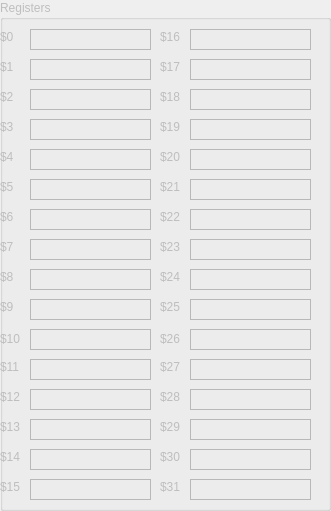
   <widget class="QGroupBox" name="groupBox">
    <property name="enabled">
     <bool>false</bool>
    </property>
    <property name="geometry">
     <rect>
      <x>340</x>
      <y>31</y>
      <width>331</width>
      <height>511</height>
     </rect>
    </property>
    <property name="contextMenuPolicy">
     <enum>Qt::NoContextMenu</enum>
    </property>
    <property name="styleSheet">
     <string notr="true">nameEdit-&gt;setStyleSheet(&quot;background-color: rgb(97, 194, 255)&quot;);</string>
    </property>
    <property name="title">
     <string>Registers</string>
    </property>
    <property name="flat">
     <bool>true</bool>
    </property>
    <property name="checkable">
     <bool>false</bool>
    </property>
    <property name="checked">
     <bool>false</bool>
    </property>
    <widget class="QLabel" name="label_14">
     <property name="enabled">
      <bool>false</bool>
     </property>
     <property name="geometry">
      <rect>
       <x>0</x>
       <y>239</y>
       <width>31</width>
       <height>16</height>
      </rect>
     </property>
     <property name="text">
      <string>$7</string>
     </property>
    </widget>
    <widget class="QLabel" name="r7Label">
     <property name="enabled">
      <bool>false</bool>
     </property>
     <property name="geometry">
      <rect>
       <x>30</x>
       <y>239</y>
       <width>121</width>
       <height>21</height>
      </rect>
     </property>
     <property name="frameShape">
      <enum>QFrame::StyledPanel</enum>
     </property>
     <property name="text">
      <string/>
     </property>
    </widget>
    <widget class="QLabel" name="label_12">
     <property name="enabled">
      <bool>false</bool>
     </property>
     <property name="geometry">
      <rect>
       <x>0</x>
       <y>149</y>
       <width>31</width>
       <height>16</height>
      </rect>
     </property>
     <property name="text">
      <string>$4</string>
     </property>
    </widget>
    <widget class="QLabel" name="r0Label">
     <property name="enabled">
      <bool>false</bool>
     </property>
     <property name="geometry">
      <rect>
       <x>30</x>
       <y>29</y>
       <width>121</width>
       <height>21</height>
      </rect>
     </property>
     <property name="frameShape">
      <enum>QFrame::StyledPanel</enum>
     </property>
     <property name="text">
      <string/>
     </property>
    </widget>
    <widget class="QLabel" name="r9Label">
     <property name="enabled">
      <bool>false</bool>
     </property>
     <property name="geometry">
      <rect>
       <x>30</x>
       <y>299</y>
       <width>121</width>
       <height>21</height>
      </rect>
     </property>
     <property name="frameShape">
      <enum>QFrame::StyledPanel</enum>
     </property>
     <property name="text">
      <string/>
     </property>
    </widget>
    <widget class="QLabel" name="r15Label">
     <property name="enabled">
      <bool>false</bool>
     </property>
     <property name="geometry">
      <rect>
       <x>30</x>
       <y>479</y>
       <width>121</width>
       <height>21</height>
      </rect>
     </property>
     <property name="frameShape">
      <enum>QFrame::StyledPanel</enum>
     </property>
     <property name="text">
      <string/>
     </property>
    </widget>
    <widget class="QLabel" name="label_6">
     <property name="enabled">
      <bool>false</bool>
     </property>
     <property name="geometry">
      <rect>
       <x>0</x>
       <y>59</y>
       <width>31</width>
       <height>16</height>
      </rect>
     </property>
     <property name="text">
      <string>$1</string>
     </property>
    </widget>
    <widget class="QLabel" name="r8Label">
     <property name="enabled">
      <bool>false</bool>
     </property>
     <property name="geometry">
      <rect>
       <x>30</x>
       <y>269</y>
       <width>121</width>
       <height>21</height>
      </rect>
     </property>
     <property name="frameShape">
      <enum>QFrame::StyledPanel</enum>
     </property>
     <property name="text">
      <string/>
     </property>
    </widget>
    <widget class="QLabel" name="r11Label">
     <property name="enabled">
      <bool>false</bool>
     </property>
     <property name="geometry">
      <rect>
       <x>30</x>
       <y>359</y>
       <width>121</width>
       <height>21</height>
      </rect>
     </property>
     <property name="frameShape">
      <enum>QFrame::StyledPanel</enum>
     </property>
     <property name="text">
      <string/>
     </property>
    </widget>
    <widget class="QLabel" name="label_4">
     <property name="enabled">
      <bool>false</bool>
     </property>
     <property name="geometry">
      <rect>
       <x>0</x>
       <y>29</y>
       <width>31</width>
       <height>16</height>
      </rect>
     </property>
     <property name="text">
      <string>$0</string>
     </property>
    </widget>
    <widget class="QLabel" name="r10Label">
     <property name="enabled">
      <bool>false</bool>
     </property>
     <property name="geometry">
      <rect>
       <x>30</x>
       <y>329</y>
       <width>121</width>
       <height>21</height>
      </rect>
     </property>
     <property name="frameShape">
      <enum>QFrame::StyledPanel</enum>
     </property>
     <property name="text">
      <string/>
     </property>
    </widget>
    <widget class="QLabel" name="label_31">
     <property name="enabled">
      <bool>false</bool>
     </property>
     <property name="geometry">
      <rect>
       <x>0</x>
       <y>479</y>
       <width>31</width>
       <height>16</height>
      </rect>
     </property>
     <property name="text">
      <string>$15</string>
     </property>
    </widget>
    <widget class="QLabel" name="label_25">
     <property name="enabled">
      <bool>false</bool>
     </property>
     <property name="geometry">
      <rect>
       <x>0</x>
       <y>329</y>
       <width>31</width>
       <height>20</height>
      </rect>
     </property>
     <property name="text">
      <string>$10</string>
     </property>
    </widget>
    <widget class="QLabel" name="r3Label">
     <property name="enabled">
      <bool>false</bool>
     </property>
     <property name="geometry">
      <rect>
       <x>30</x>
       <y>119</y>
       <width>121</width>
       <height>21</height>
      </rect>
     </property>
     <property name="frameShape">
      <enum>QFrame::StyledPanel</enum>
     </property>
     <property name="text">
      <string/>
     </property>
    </widget>
    <widget class="QLabel" name="label_23">
     <property name="enabled">
      <bool>false</bool>
     </property>
     <property name="geometry">
      <rect>
       <x>0</x>
       <y>419</y>
       <width>31</width>
       <height>16</height>
      </rect>
     </property>
     <property name="text">
      <string>$13</string>
     </property>
    </widget>
    <widget class="QLabel" name="r5Label">
     <property name="enabled">
      <bool>false</bool>
     </property>
     <property name="geometry">
      <rect>
       <x>30</x>
       <y>179</y>
       <width>121</width>
       <height>21</height>
      </rect>
     </property>
     <property name="frameShape">
      <enum>QFrame::StyledPanel</enum>
     </property>
     <property name="text">
      <string/>
     </property>
    </widget>
    <widget class="QLabel" name="r4Label">
     <property name="enabled">
      <bool>false</bool>
     </property>
     <property name="geometry">
      <rect>
       <x>30</x>
       <y>149</y>
       <width>121</width>
       <height>21</height>
      </rect>
     </property>
     <property name="frameShape">
      <enum>QFrame::StyledPanel</enum>
     </property>
     <property name="text">
      <string/>
     </property>
    </widget>
    <widget class="QLabel" name="label_10">
     <property name="enabled">
      <bool>false</bool>
     </property>
     <property name="geometry">
      <rect>
       <x>0</x>
       <y>119</y>
       <width>31</width>
       <height>16</height>
      </rect>
     </property>
     <property name="text">
      <string>$3</string>
     </property>
    </widget>
    <widget class="QLabel" name="r13Label">
     <property name="enabled">
      <bool>false</bool>
     </property>
     <property name="geometry">
      <rect>
       <x>30</x>
       <y>419</y>
       <width>121</width>
       <height>21</height>
      </rect>
     </property>
     <property name="frameShape">
      <enum>QFrame::StyledPanel</enum>
     </property>
     <property name="text">
      <string/>
     </property>
    </widget>
    <widget class="QLabel" name="label_22">
     <property name="enabled">
      <bool>false</bool>
     </property>
     <property name="geometry">
      <rect>
       <x>0</x>
       <y>359</y>
       <width>31</width>
       <height>16</height>
      </rect>
     </property>
     <property name="text">
      <string>$11</string>
     </property>
    </widget>
    <widget class="QLabel" name="label_16">
     <property name="enabled">
      <bool>false</bool>
     </property>
     <property name="geometry">
      <rect>
       <x>0</x>
       <y>269</y>
       <width>31</width>
       <height>16</height>
      </rect>
     </property>
     <property name="text">
      <string>$8</string>
     </property>
    </widget>
    <widget class="QLabel" name="label_15">
     <property name="enabled">
      <bool>false</bool>
     </property>
     <property name="geometry">
      <rect>
       <x>0</x>
       <y>299</y>
       <width>31</width>
       <height>16</height>
      </rect>
     </property>
     <property name="text">
      <string>$9</string>
     </property>
    </widget>
    <widget class="QLabel" name="label_8">
     <property name="enabled">
      <bool>false</bool>
     </property>
     <property name="geometry">
      <rect>
       <x>0</x>
       <y>89</y>
       <width>31</width>
       <height>16</height>
      </rect>
     </property>
     <property name="text">
      <string>$2</string>
     </property>
    </widget>
    <widget class="QLabel" name="r12Label">
     <property name="enabled">
      <bool>false</bool>
     </property>
     <property name="geometry">
      <rect>
       <x>30</x>
       <y>389</y>
       <width>121</width>
       <height>21</height>
      </rect>
     </property>
     <property name="frameShape">
      <enum>QFrame::StyledPanel</enum>
     </property>
     <property name="text">
      <string/>
     </property>
    </widget>
    <widget class="QLabel" name="r6Label">
     <property name="enabled">
      <bool>false</bool>
     </property>
     <property name="geometry">
      <rect>
       <x>30</x>
       <y>209</y>
       <width>121</width>
       <height>21</height>
      </rect>
     </property>
     <property name="frameShape">
      <enum>QFrame::StyledPanel</enum>
     </property>
     <property name="text">
      <string/>
     </property>
    </widget>
    <widget class="QLabel" name="label_17">
     <property name="enabled">
      <bool>false</bool>
     </property>
     <property name="geometry">
      <rect>
       <x>0</x>
       <y>179</y>
       <width>31</width>
       <height>16</height>
      </rect>
     </property>
     <property name="text">
      <string>$5</string>
     </property>
    </widget>
    <widget class="QLabel" name="label_30">
     <property name="enabled">
      <bool>false</bool>
     </property>
     <property name="geometry">
      <rect>
       <x>0</x>
       <y>449</y>
       <width>31</width>
       <height>16</height>
      </rect>
     </property>
     <property name="text">
      <string>$14</string>
     </property>
    </widget>
    <widget class="QLabel" name="label_24">
     <property name="enabled">
      <bool>false</bool>
     </property>
     <property name="geometry">
      <rect>
       <x>0</x>
       <y>389</y>
       <width>31</width>
       <height>16</height>
      </rect>
     </property>
     <property name="text">
      <string>$12</string>
     </property>
    </widget>
    <widget class="QLabel" name="r1Label">
     <property name="enabled">
      <bool>false</bool>
     </property>
     <property name="geometry">
      <rect>
       <x>30</x>
       <y>59</y>
       <width>121</width>
       <height>21</height>
      </rect>
     </property>
     <property name="frameShape">
      <enum>QFrame::StyledPanel</enum>
     </property>
     <property name="text">
      <string/>
     </property>
    </widget>
    <widget class="QLabel" name="r14Label">
     <property name="enabled">
      <bool>false</bool>
     </property>
     <property name="geometry">
      <rect>
       <x>30</x>
       <y>449</y>
       <width>121</width>
       <height>21</height>
      </rect>
     </property>
     <property name="frameShape">
      <enum>QFrame::StyledPanel</enum>
     </property>
     <property name="text">
      <string/>
     </property>
    </widget>
    <widget class="QLabel" name="r2Label">
     <property name="enabled">
      <bool>false</bool>
     </property>
     <property name="geometry">
      <rect>
       <x>30</x>
       <y>89</y>
       <width>121</width>
       <height>21</height>
      </rect>
     </property>
     <property name="frameShape">
      <enum>QFrame::StyledPanel</enum>
     </property>
     <property name="text">
      <string/>
     </property>
    </widget>
    <widget class="QLabel" name="label_34">
     <property name="enabled">
      <bool>false</bool>
     </property>
     <property name="geometry">
      <rect>
       <x>0</x>
       <y>209</y>
       <width>31</width>
       <height>16</height>
      </rect>
     </property>
     <property name="text">
      <string>$6</string>
     </property>
    </widget>
    <widget class="QLabel" name="label_13">
     <property name="enabled">
      <bool>false</bool>
     </property>
     <property name="geometry">
      <rect>
       <x>160</x>
       <y>149</y>
       <width>31</width>
       <height>16</height>
      </rect>
     </property>
     <property name="text">
      <string>$20</string>
     </property>
    </widget>
    <widget class="QLabel" name="label_18">
     <property name="enabled">
      <bool>false</bool>
     </property>
     <property name="geometry">
      <rect>
       <x>160</x>
       <y>299</y>
       <width>31</width>
       <height>16</height>
      </rect>
     </property>
     <property name="text">
      <string>$25</string>
     </property>
    </widget>
    <widget class="QLabel" name="r20Label">
     <property name="enabled">
      <bool>false</bool>
     </property>
     <property name="geometry">
      <rect>
       <x>190</x>
       <y>149</y>
       <width>121</width>
       <height>21</height>
      </rect>
     </property>
     <property name="frameShape">
      <enum>QFrame::StyledPanel</enum>
     </property>
     <property name="text">
      <string/>
     </property>
    </widget>
    <widget class="QLabel" name="r26Label">
     <property name="enabled">
      <bool>false</bool>
     </property>
     <property name="geometry">
      <rect>
       <x>190</x>
       <y>329</y>
       <width>121</width>
       <height>21</height>
      </rect>
     </property>
     <property name="frameShape">
      <enum>QFrame::StyledPanel</enum>
     </property>
     <property name="text">
      <string/>
     </property>
    </widget>
    <widget class="QLabel" name="r28Label">
     <property name="enabled">
      <bool>false</bool>
     </property>
     <property name="geometry">
      <rect>
       <x>190</x>
       <y>389</y>
       <width>121</width>
       <height>21</height>
      </rect>
     </property>
     <property name="frameShape">
      <enum>QFrame::StyledPanel</enum>
     </property>
     <property name="text">
      <string/>
     </property>
    </widget>
    <widget class="QLabel" name="r23Label">
     <property name="enabled">
      <bool>false</bool>
     </property>
     <property name="geometry">
      <rect>
       <x>190</x>
       <y>239</y>
       <width>121</width>
       <height>21</height>
      </rect>
     </property>
     <property name="frameShape">
      <enum>QFrame::StyledPanel</enum>
     </property>
     <property name="text">
      <string/>
     </property>
    </widget>
    <widget class="QLabel" name="r18Label">
     <property name="enabled">
      <bool>false</bool>
     </property>
     <property name="geometry">
      <rect>
       <x>190</x>
       <y>89</y>
       <width>121</width>
       <height>21</height>
      </rect>
     </property>
     <property name="frameShape">
      <enum>QFrame::StyledPanel</enum>
     </property>
     <property name="text">
      <string/>
     </property>
    </widget>
    <widget class="QLabel" name="r16Label">
     <property name="enabled">
      <bool>false</bool>
     </property>
     <property name="geometry">
      <rect>
       <x>190</x>
       <y>29</y>
       <width>121</width>
       <height>21</height>
      </rect>
     </property>
     <property name="frameShape">
      <enum>QFrame::StyledPanel</enum>
     </property>
     <property name="text">
      <string/>
     </property>
    </widget>
    <widget class="QLabel" name="r30Label">
     <property name="enabled">
      <bool>false</bool>
     </property>
     <property name="geometry">
      <rect>
       <x>190</x>
       <y>449</y>
       <width>121</width>
       <height>21</height>
      </rect>
     </property>
     <property name="frameShape">
      <enum>QFrame::StyledPanel</enum>
     </property>
     <property name="text">
      <string/>
     </property>
    </widget>
    <widget class="QLabel" name="r21Label">
     <property name="enabled">
      <bool>false</bool>
     </property>
     <property name="geometry">
      <rect>
       <x>190</x>
       <y>179</y>
       <width>121</width>
       <height>21</height>
      </rect>
     </property>
     <property name="frameShape">
      <enum>QFrame::StyledPanel</enum>
     </property>
     <property name="text">
      <string/>
     </property>
    </widget>
    <widget class="QLabel" name="r25Label">
     <property name="enabled">
      <bool>false</bool>
     </property>
     <property name="geometry">
      <rect>
       <x>190</x>
       <y>299</y>
       <width>121</width>
       <height>21</height>
      </rect>
     </property>
     <property name="frameShape">
      <enum>QFrame::StyledPanel</enum>
     </property>
     <property name="text">
      <string/>
     </property>
    </widget>
    <widget class="QLabel" name="label_26">
     <property name="enabled">
      <bool>false</bool>
     </property>
     <property name="geometry">
      <rect>
       <x>160</x>
       <y>389</y>
       <width>31</width>
       <height>16</height>
      </rect>
     </property>
     <property name="text">
      <string>$28</string>
     </property>
    </widget>
    <widget class="QLabel" name="label_32">
     <property name="enabled">
      <bool>false</bool>
     </property>
     <property name="geometry">
      <rect>
       <x>160</x>
       <y>449</y>
       <width>31</width>
       <height>16</height>
      </rect>
     </property>
     <property name="text">
      <string>$30</string>
     </property>
    </widget>
    <widget class="QLabel" name="label_35">
     <property name="enabled">
      <bool>false</bool>
     </property>
     <property name="geometry">
      <rect>
       <x>160</x>
       <y>209</y>
       <width>31</width>
       <height>16</height>
      </rect>
     </property>
     <property name="text">
      <string>$22</string>
     </property>
    </widget>
    <widget class="QLabel" name="r27Label">
     <property name="enabled">
      <bool>false</bool>
     </property>
     <property name="geometry">
      <rect>
       <x>190</x>
       <y>359</y>
       <width>121</width>
       <height>21</height>
      </rect>
     </property>
     <property name="frameShape">
      <enum>QFrame::StyledPanel</enum>
     </property>
     <property name="text">
      <string/>
     </property>
    </widget>
    <widget class="QLabel" name="label_5">
     <property name="enabled">
      <bool>false</bool>
     </property>
     <property name="geometry">
      <rect>
       <x>160</x>
       <y>29</y>
       <width>31</width>
       <height>16</height>
      </rect>
     </property>
     <property name="text">
      <string>$16</string>
     </property>
    </widget>
    <widget class="QLabel" name="label_19">
     <property name="enabled">
      <bool>false</bool>
     </property>
     <property name="geometry">
      <rect>
       <x>160</x>
       <y>239</y>
       <width>31</width>
       <height>16</height>
      </rect>
     </property>
     <property name="text">
      <string>$23</string>
     </property>
    </widget>
    <widget class="QLabel" name="r17Label">
     <property name="enabled">
      <bool>false</bool>
     </property>
     <property name="geometry">
      <rect>
       <x>190</x>
       <y>59</y>
       <width>121</width>
       <height>21</height>
      </rect>
     </property>
     <property name="frameShape">
      <enum>QFrame::StyledPanel</enum>
     </property>
     <property name="text">
      <string/>
     </property>
    </widget>
    <widget class="QLabel" name="r24Label">
     <property name="enabled">
      <bool>false</bool>
     </property>
     <property name="geometry">
      <rect>
       <x>190</x>
       <y>269</y>
       <width>121</width>
       <height>21</height>
      </rect>
     </property>
     <property name="frameShape">
      <enum>QFrame::StyledPanel</enum>
     </property>
     <property name="text">
      <string/>
     </property>
    </widget>
    <widget class="QLabel" name="r22Label">
     <property name="enabled">
      <bool>false</bool>
     </property>
     <property name="geometry">
      <rect>
       <x>190</x>
       <y>209</y>
       <width>121</width>
       <height>21</height>
      </rect>
     </property>
     <property name="frameShape">
      <enum>QFrame::StyledPanel</enum>
     </property>
     <property name="text">
      <string/>
     </property>
    </widget>
    <widget class="QLabel" name="label_27">
     <property name="enabled">
      <bool>false</bool>
     </property>
     <property name="geometry">
      <rect>
       <x>160</x>
       <y>329</y>
       <width>31</width>
       <height>20</height>
      </rect>
     </property>
     <property name="text">
      <string>$26</string>
     </property>
    </widget>
    <widget class="QLabel" name="label_11">
     <property name="enabled">
      <bool>false</bool>
     </property>
     <property name="geometry">
      <rect>
       <x>160</x>
       <y>119</y>
       <width>31</width>
       <height>16</height>
      </rect>
     </property>
     <property name="text">
      <string>$19</string>
     </property>
    </widget>
    <widget class="QLabel" name="label_20">
     <property name="enabled">
      <bool>false</bool>
     </property>
     <property name="geometry">
      <rect>
       <x>160</x>
       <y>269</y>
       <width>31</width>
       <height>16</height>
      </rect>
     </property>
     <property name="text">
      <string>$24</string>
     </property>
    </widget>
    <widget class="QLabel" name="label_33">
     <property name="enabled">
      <bool>false</bool>
     </property>
     <property name="geometry">
      <rect>
       <x>160</x>
       <y>479</y>
       <width>31</width>
       <height>16</height>
      </rect>
     </property>
     <property name="text">
      <string>$31</string>
     </property>
    </widget>
    <widget class="QLabel" name="label_7">
     <property name="enabled">
      <bool>false</bool>
     </property>
     <property name="geometry">
      <rect>
       <x>160</x>
       <y>59</y>
       <width>31</width>
       <height>16</height>
      </rect>
     </property>
     <property name="text">
      <string>$17</string>
     </property>
    </widget>
    <widget class="QLabel" name="r31Label">
     <property name="enabled">
      <bool>false</bool>
     </property>
     <property name="geometry">
      <rect>
       <x>190</x>
       <y>479</y>
       <width>121</width>
       <height>21</height>
      </rect>
     </property>
     <property name="frameShape">
      <enum>QFrame::StyledPanel</enum>
     </property>
     <property name="text">
      <string/>
     </property>
    </widget>
    <widget class="QLabel" name="label_28">
     <property name="enabled">
      <bool>false</bool>
     </property>
     <property name="geometry">
      <rect>
       <x>160</x>
       <y>419</y>
       <width>31</width>
       <height>16</height>
      </rect>
     </property>
     <property name="text">
      <string>$29</string>
     </property>
    </widget>
    <widget class="QLabel" name="label_29">
     <property name="enabled">
      <bool>false</bool>
     </property>
     <property name="geometry">
      <rect>
       <x>160</x>
       <y>359</y>
       <width>31</width>
       <height>16</height>
      </rect>
     </property>
     <property name="text">
      <string>$27</string>
     </property>
    </widget>
    <widget class="QLabel" name="r29Label">
     <property name="enabled">
      <bool>false</bool>
     </property>
     <property name="geometry">
      <rect>
       <x>190</x>
       <y>419</y>
       <width>121</width>
       <height>21</height>
      </rect>
     </property>
     <property name="frameShape">
      <enum>QFrame::StyledPanel</enum>
     </property>
     <property name="text">
      <string/>
     </property>
    </widget>
    <widget class="QLabel" name="label_9">
     <property name="enabled">
      <bool>false</bool>
     </property>
     <property name="geometry">
      <rect>
       <x>160</x>
       <y>89</y>
       <width>31</width>
       <height>16</height>
      </rect>
     </property>
     <property name="text">
      <string>$18</string>
     </property>
    </widget>
    <widget class="QLabel" name="r19Label">
     <property name="enabled">
      <bool>false</bool>
     </property>
     <property name="geometry">
      <rect>
       <x>190</x>
       <y>119</y>
       <width>121</width>
       <height>21</height>
      </rect>
     </property>
     <property name="frameShape">
      <enum>QFrame::StyledPanel</enum>
     </property>
     <property name="text">
      <string/>
     </property>
    </widget>
    <widget class="QLabel" name="label_21">
     <property name="enabled">
      <bool>false</bool>
     </property>
     <property name="geometry">
      <rect>
       <x>160</x>
       <y>179</y>
       <width>31</width>
       <height>16</height>
      </rect>
     </property>
     <property name="text">
      <string>$21</string>
     </property>
    </widget>
   </widget>
